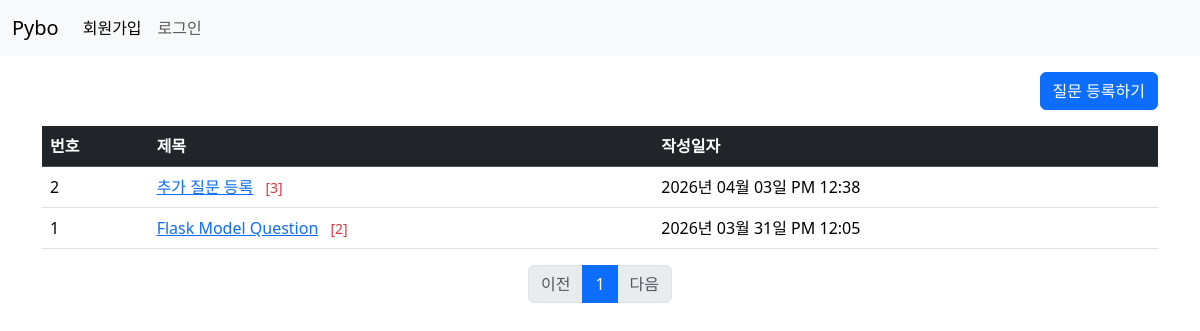
Page /question/list/ on the earlier database version.
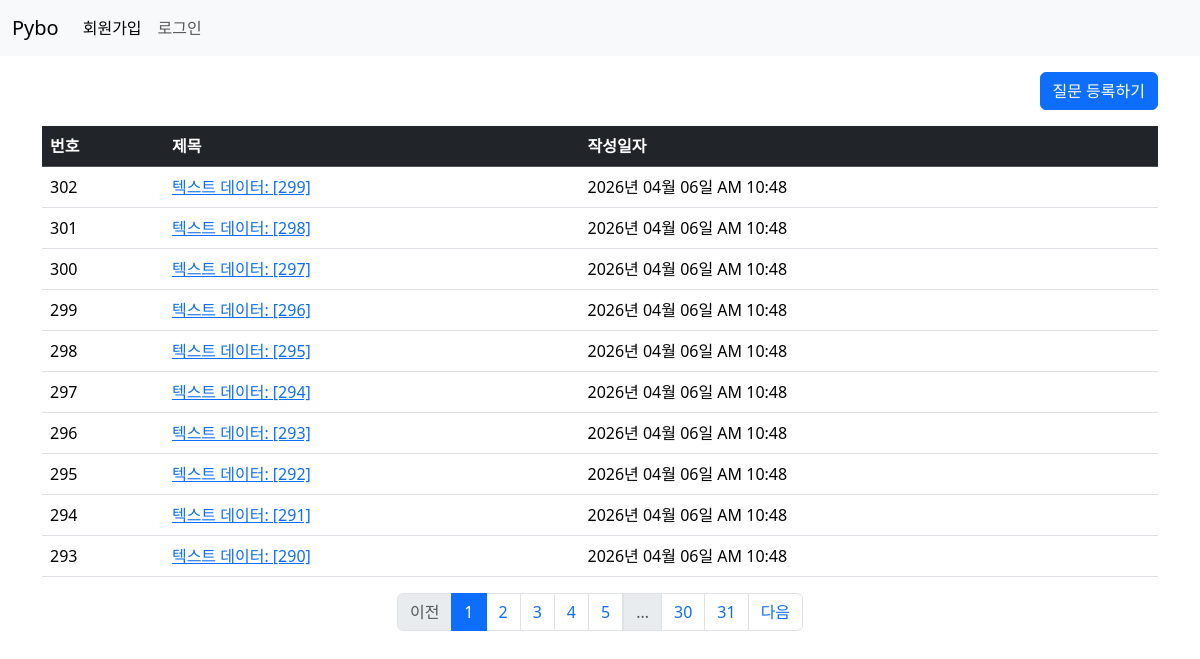
Same page on the later database version.
### pybo/models.py (models this page shows)
class Question(db.Model):
    id = db.Column(db.Integer, primary_key=True)
    subject = db.Column(db.String(200), nullable = False)  # string 200자 제한
    content = db.Column(db.Text(), nullable = False)
    create_date =  db.Column(db.DateTime(), nullable = False)

### pybo/views/question_views.py (the view)
@bp.route('/list/')
def _list():   #  함수명 앞에 언더바 붙으면 직접 실행x
    page = request.args.get('page', default=1, type=int)  # 페이지 쿼리 스트링 값(url 페이지 값) 가져오기
    question_list = Question.query.order_by(Question.create_date.desc())
    question_list = question_list.paginate(page=page, per_page=10)   # page 값 받아온 뒤 한 페이지에 10개 씩 출력
    return render_template('question/question_list.html', question_list = question_list)

### pybo/filter.py (called while the page is built)
def format_datetime(value, fmt="%Y년 %m월 %d일 %p %I:%M"):
    return value.strftime(fmt)

### pybo/templates/question/question_list.html
{% extends 'base.html' %}
{% block content %}
<div class="container my-3">
    <div class="d-flex justify-content-end mb-3">
        <a href="{{ url_for('question.create') }}" class = 'btn btn-primary'>질문 등록하기</a>
    </div>
    <table class="table table-hover">
    <thead>
        <tr class="table-dark">
            <th>번호</th>
            <th>제목</th>
            <th>작성일자</th>
        </tr>
    </thead>
        <tbody>
            {% if question_list.items %}
            {% for question in question_list %}
            <tr>
                <td>{{ question_list.total - (question_list.page - 1) * question_list.per_page - loop.index0 }}</td>
                <td>
                    <a href="{{ url_for('question.detail', question_id = question.id) }}">{{ question.subject }}</a>
                    {% if question.answer_set | length > 0 %}
                    <span class="text-danger small mx-2">[{{ question.answer_set | length }}]</span>
                    {% endif %}
                </td>
                <td>
                    {{ question.create_date | datetime }}
                </td>
            </tr>
            {% endfor %}
            {% else %}
            <tr>
                <td colspan="3">질문이 없습니다.</td>
            </tr>
            {% endif %}
        </tbody>
    </table>
    <nav aria-label="Page navigation example">
      <ul class="pagination justify-content-center">
        {% if question_list.has_prev %}
          <li class="page-item">
              <a class="page-link" href="?page={{ question_list.prev_num }}">이전</a>
          </li>
        {% else %}
          <li class="page-item disabled">
              <a class="page-link" href="javascript:void(0)">이전</a>
          </li>
        {% endif %}
        {% for page_num in question_list.iter_pages() %}
          {% if page_num %}
            {% if page_num != question_list.page %}
            <li class="page-item">
                <a class="page-link" href="?page={{ page_num }}">{{ page_num }}</a>
            </li>
            {% else %}
            <li class="page-item active">
                <a class="page-link" href="javascript:void(0)">{{ page_num }}</a>
            </li>
            {% endif %}
          {% else %}
          <li class="disabled">
                <a class="page-link" href="javascript:void(0)">...</a>
          </li>
          {% endif %}
        {% endfor %}
        {% if question_list.has_next %}
            <li class="page-item">
                <a class="page-link" href="?page={{ question_list.next_num }}">다음</a>
            </li>
        {% else %}
            <li class="page-item disabled">
                <a class="page-link" href="javascript:void(0)">다음</a>
            </li>
        {% endif %}
      </ul>
    </nav>
</div>
{% endblock %}

### pybo/templates/base.html (shortened to what this page needs)
<!DOCTYPE html>
<html lang="en">
<head>
    <link rel="stylesheet" href="https://cdn.jsdelivr.net/npm/bootstrap@5.3.8/dist/css/bootstrap.min.css">
    <link rel="stylesheet" href="{{ url_for('static', filename = 'style.css') }}">
</head>
<body>
    {% include 'navbar.html' %}
    {% block content %}
    {% endblock %}
</body>
</html>

### pybo/templates/navbar.html (shortened to what this page needs)
<nav class="navbar navbar-expand-md bg-body-tertiary">
  <div class="container-fluid">
    <a class="navbar-brand" href="{{ url_for('main.index') }}">Pybo</a>
    <div class="collapse navbar-collapse" id="navbarNav">
      <ul class="navbar-nav">
        <li class="nav-item">
          <a class="nav-link active" aria-current="page" href="#">회원가입</a>
        </li>
        <li class="nav-item">
          <a class="nav-link" href="#">로그인</a>
        </li>
      </ul>
    </div>
  </div>
</nav>

Differences in the rows shown:
no longer on this page (row unchanged): Question: total "2", subject "추가 질문 등록", answer_set|length "3", create_date "2026년 04월 03일 PM 12:38"
no longer on this page (row unchanged): Question: total "1", subject "Flask Model Question", answer_set|length "2", create_date "2026년 03월 31일 PM 12:05"
added Question: total "302", subject "텍스트 데이터: [299]", create_date "2026년 04월 06일 AM 10:48"
added Question: total "301", subject "텍스트 데이터: [298]", create_date "2026년 04월 06일 AM 10:48"
added Question: total "300", subject "텍스트 데이터: [297]", create_date "2026년 04월 06일 AM 10:48"
added Question: total "299", subject "텍스트 데이터: [296]", create_date "2026년 04월 06일 AM 10:48"
added Question: total "298", subject "텍스트 데이터: [295]", create_date "2026년 04월 06일 AM 10:48"
added Question: total "297", subject "텍스트 데이터: [294]", create_date "2026년 04월 06일 AM 10:48"
added Question: total "296", subject "텍스트 데이터: [293]", create_date "2026년 04월 06일 AM 10:48"
added Question: total "295", subject "텍스트 데이터: [292]", create_date "2026년 04월 06일 AM 10:48"
added Question: total "294", subject "텍스트 데이터: [291]", create_date "2026년 04월 06일 AM 10:48"
added Question: total "293", subject "텍스트 데이터: [290]", create_date "2026년 04월 06일 AM 10:48"
Other differences:
new list line: "2"
new list line: "3"
new list line: "4"
new list line: "5"
new list line: "30"
new list line: "31"
